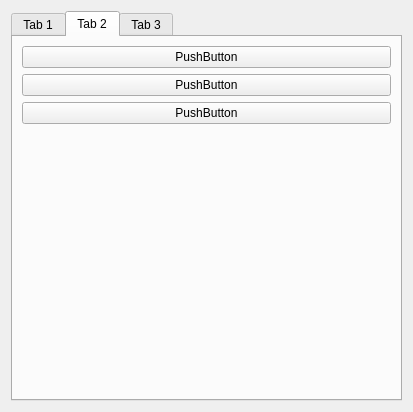
<?xml version="1.0" encoding="UTF-8"?>
<ui version="4.0">
 <class>Widget</class>
 <widget class="QWidget" name="Widget">
  <property name="geometry">
   <rect>
    <x>0</x>
    <y>0</y>
    <width>413</width>
    <height>412</height>
   </rect>
  </property>
  <property name="windowTitle">
   <string>Widget</string>
  </property>
  <layout class="QHBoxLayout" name="horizontalLayout_2">
   <item>
    <widget class="QTabWidget" name="tabWidget">
     <property name="currentIndex">
      <number>1</number>
     </property>
     <widget class="QWidget" name="tab">
      <attribute name="title">
       <string>Tab 1</string>
      </attribute>
      <layout class="QVBoxLayout" name="verticalLayout_3">
       <item>
        <layout class="QHBoxLayout" name="horizontalLayout">
         <item>
          <widget class="QGroupBox" name="groupBox">
           <property name="title">
            <string>GroupBox</string>
           </property>
           <layout class="QVBoxLayout" name="verticalLayout">
            <item>
             <widget class="QRadioButton" name="radioButton">
              <property name="text">
               <string>RadioButton</string>
              </property>
             </widget>
            </item>
            <item>
             <widget class="QRadioButton" name="radioButton_4">
              <property name="text">
               <string>RadioButton</string>
              </property>
             </widget>
            </item>
            <item>
             <widget class="QRadioButton" name="radioButton_2">
              <property name="text">
               <string>RadioButton</string>
              </property>
             </widget>
            </item>
            <item>
             <widget class="QRadioButton" name="radioButton_3">
              <property name="text">
               <string>RadioButton</string>
              </property>
             </widget>
            </item>
           </layout>
          </widget>
         </item>
         <item>
          <widget class="QPushButton" name="pushButton">
           <property name="sizePolicy">
            <sizepolicy hsizetype="Minimum" vsizetype="Expanding">
             <horstretch>0</horstretch>
             <verstretch>0</verstretch>
            </sizepolicy>
           </property>
           <property name="text">
            <string>Tab1Button</string>
           </property>
          </widget>
         </item>
        </layout>
       </item>
       <item>
        <spacer name="verticalSpacer">
         <property name="orientation">
          <enum>Qt::Vertical</enum>
         </property>
         <property name="sizeHint" stdset="0">
          <size>
           <width>20</width>
           <height>161</height>
          </size>
         </property>
        </spacer>
       </item>
      </layout>
     </widget>
     <widget class="QWidget" name="tab_2">
      <attribute name="title">
       <string>Tab 2</string>
      </attribute>
      <layout class="QVBoxLayout" name="verticalLayout_4">
       <item>
        <layout class="QVBoxLayout" name="verticalLayout_2">
         <item>
          <widget class="QPushButton" name="pushButton_2">
           <property name="text">
            <string>PushButton</string>
           </property>
          </widget>
         </item>
         <item>
          <widget class="QPushButton" name="pushButton_3">
           <property name="text">
            <string>PushButton</string>
           </property>
          </widget>
         </item>
         <item>
          <widget class="QPushButton" name="pushButton_4">
           <property name="text">
            <string>PushButton</string>
           </property>
          </widget>
         </item>
        </layout>
       </item>
       <item>
        <spacer name="verticalSpacer_2">
         <property name="orientation">
          <enum>Qt::Vertical</enum>
         </property>
         <property name="sizeHint" stdset="0">
          <size>
           <width>20</width>
           <height>222</height>
          </size>
         </property>
        </spacer>
       </item>
      </layout>
     </widget>
     <widget class="QWidget" name="tab_3">
      <attribute name="title">
       <string>Tab 3</string>
      </attribute>
      <layout class="QVBoxLayout" name="verticalLayout_5">
       <item>
        <widget class="QListView" name="listView"/>
       </item>
       <item>
        <widget class="QPushButton" name="pushButton_5">
         <property name="text">
          <string>PushButton</string>
         </property>
        </widget>
       </item>
      </layout>
     </widget>
    </widget>
   </item>
  </layout>
 </widget>
 <resources/>
 <connections/>
</ui>
